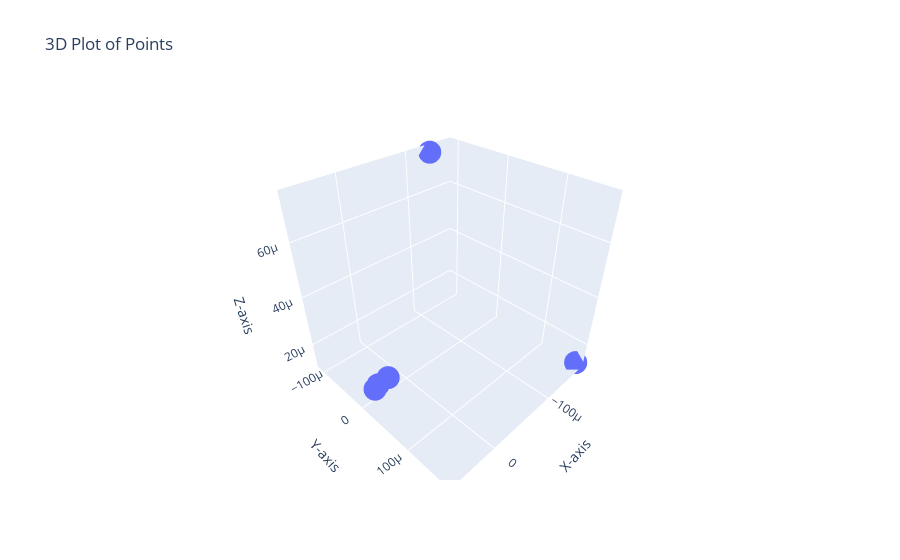

This figure's notebook cell:
### Code cell
MDS_2(12,100,1,0.3)

### Figure 1 — Plotly figure (JSON) as saved in the notebook; plotly's stock layout.template omitted (floating-point values rounded to 4 significant figures)
{"data": [{"mode": "markers", "type": "scatter3d", "x": [5.686e-05, 5.686e-05, 5.686e-05, 5.686e-05, 5.686e-05, 4.351e-05, 4.351e-05, 4.351e-05, 4.351e-05, 6.083e-05, -0.0001692, -0.0001326], "y": [2.664e-05, 2.664e-05, 2.664e-05, 2.664e-05, 2.664e-05, 2.824e-05, 2.824e-05, 2.824e-05, 2.824e-05, 2.533e-05, 0.0001688, -0.0001097], "z": [2.272e-05, 2.272e-05, 2.272e-05, 2.272e-05, 2.272e-05, 2.339e-05, 2.339e-05, 2.339e-05, 2.339e-05, 2.141e-05, 1.159e-05, 7.448e-05]}], "layout": {"scene": {"xaxis": {"title": {"text": "X-axis"}}, "yaxis": {"title": {"text": "Y-axis"}}, "zaxis": {"title": {"text": "Z-axis"}}}, "title": {"text": "3D Plot of Points"}}}
